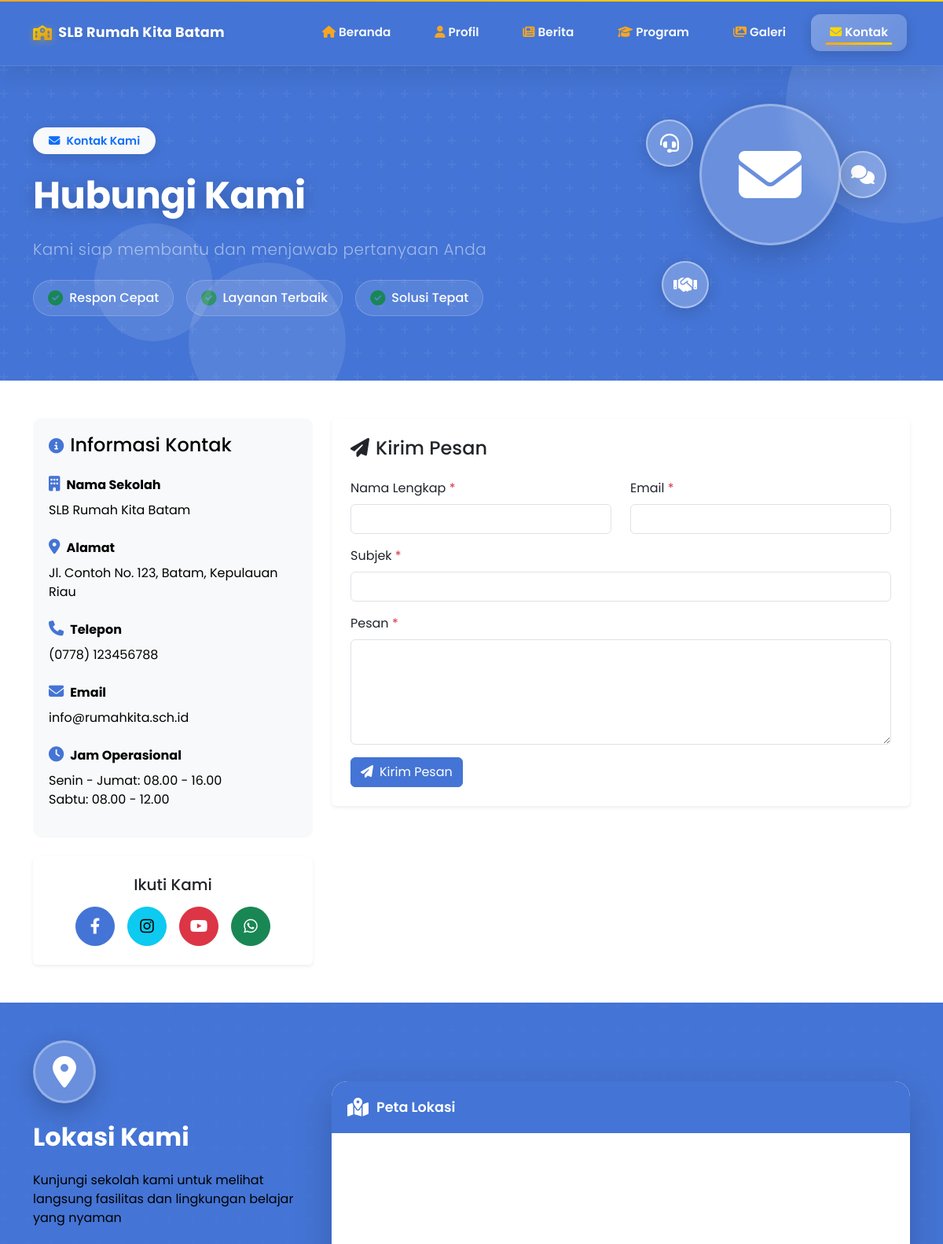
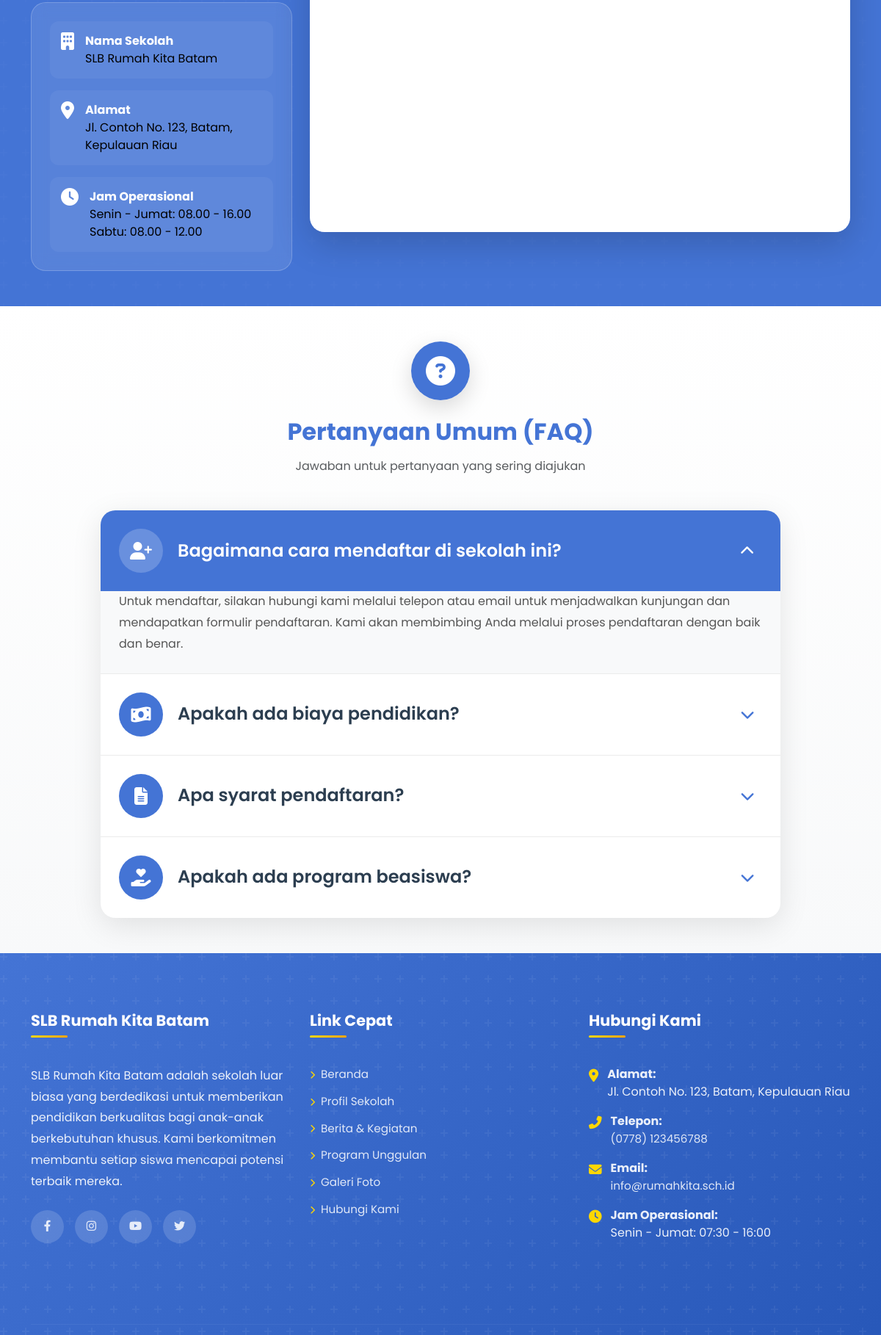
The page /kontak.php (upper part) on the database its author committed (2 pictures, top to bottom).
### tables this page shows
CREATE TABLE `pengaturan` (
  `id` int(11) NOT NULL,
  `nama_sekolah` varchar(255) NOT NULL DEFAULT 'SLB Rumah Kita Batam',
  `alamat` text DEFAULT NULL,
  `telepon` varchar(50) DEFAULT NULL,
  `email` varchar(100) DEFAULT NULL,
  `logo` varchar(255) DEFAULT NULL,
  `maps_embed` text DEFAULT NULL,
  `facebook` varchar(255) DEFAULT NULL,
  `instagram` varchar(255) DEFAULT NULL,
  `youtube` varchar(255) DEFAULT NULL,
  `whatsapp` varchar(50) DEFAULT NULL,
  `meta_title` varchar(255) DEFAULT NULL,
  `meta_description` text DEFAULT NULL,
  `meta_keywords` text DEFAULT NULL,
  `footer_text` text DEFAULT NULL,
  `updated_at` timestamp NOT NULL DEFAULT current_timestamp() ON UPDATE current_timestamp()
);

### kontak.php (the view, shortened to what the rows shown need)
<?php
require_once 'includes/header.php';
?>
<section class="elegant-header-section position-relative overflow-hidden">
    <div class="container position-relative">
        <div class="row align-items-center py-5">
            <div class="col-lg-8">
                <h1 class="fw-bold mb-4 text-white animate-title">
                    Hubungi Kami
                </h1>
            </div>
        </div>
    </div>
</section>
<section class="py-5">
    <div class="container">
        <div class="row">
            <div class="col-lg-4 mb-4 mb-lg-0">
                <div class="contact-info mb-4">
                    <div class="mb-4">
                        <p class="mb-2"><strong><i class="fas fa-building me-2"></i>Nama Sekolah</strong></p>
                        <p><?php echo htmlspecialchars($pengaturan['nama_sekolah']); ?></p>
                    </div>
                    <div class="mb-4">
                        <p class="mb-2"><strong><i class="fas fa-map-marker-alt me-2"></i>Alamat</strong></p>
                        <p><?php echo nl2br(htmlspecialchars($pengaturan['alamat'])); ?></p>
                    </div>
                    <div class="mb-4">
                        <p class="mb-2"><strong><i class="fas fa-phone me-2"></i>Telepon</strong></p>
                        <p><?php echo htmlspecialchars($pengaturan['telepon']); ?></p>
                    </div>
                    <div class="mb-4">
                        <p class="mb-2"><strong><i class="fas fa-envelope me-2"></i>Email</strong></p>
                        <p><?php echo htmlspecialchars($pengaturan['email']); ?></p>
                    </div>
                </div>
            </div>
        </div>
    </div>
</section>
<section class="location-section py-5 position-relative overflow-hidden">
    <div class="container">
        <div class="row align-items-center">
            <div class="col-lg-4 mb-4 mb-lg-0">
                <div class="location-info">
                    <h2 class="fw-bold mb-4 text-white">Lokasi Kami</h2>
                    <div class="location-details">
                        <div class="detail-item mb-3">
                            <div>
                                <strong class="text-white">Nama Sekolah</strong>
                                <p class="text-white-75 mb-0"><?php echo htmlspecialchars($pengaturan['nama_sekolah']); ?></p>
                            </div>
                        </div>
                        <div class="detail-item mb-3">
                            <div>
                                <strong class="text-white">Alamat</strong>
                                <p class="text-white-75 mb-0"><?php echo nl2br(htmlspecialchars($pengaturan['alamat'])); ?></p>
                            </div>
                        </div>
                    </div>
                </div>
            </div>
        </div>
    </div>
</section>
<section class="faq-section py-5">
    <div class="container">
        <div class="text-center mb-5">
            <h2 class="fw-bold mb-3" style="color: var(--primary-color);">Pertanyaan Umum (FAQ)</h2>
        </div>
    </div>
</section>
<?php require_once 'includes/footer.php'; ?>

### includes/header.php (shortened to what the rows shown need)
<?php
require_once 'config/database.php';
$pengaturan = fetchOne("SELECT * FROM pengaturan WHERE id = 1");
?>
<!DOCTYPE html>
<html lang="id">
<head>
    <link href="https://cdn.jsdelivr.net/npm/bootstrap@5.3.0/dist/css/bootstrap.min.css" rel="stylesheet">
    <link href="https://cdnjs.cloudflare.com/ajax/libs/font-awesome/6.4.0/css/all.min.css" rel="stylesheet">
</head>
<body>
    <nav class="navbar navbar-expand-lg navbar-dark sticky-top" id="mainNavbar">
        <div class="container">
            <a class="navbar-brand" href="index.php">
                <i class="fas fa-school me-2"></i>
                <span><?php echo htmlspecialchars($pengaturan['nama_sekolah'] ?? 'SLB Rumah Kita Batam'); ?></span>
            </a>
        </div>
    </nav>

### includes/footer.php (shortened to what the rows shown need)
<?php
require_once 'config/database.php';
$pengaturan = fetchOne("SELECT * FROM pengaturan WHERE id = 1");
?>
<footer class="footer">
        <div class="container position-relative">
            <div class="row">
                <div class="col-lg-4 col-md-6 mb-5">
                    <div class="footer-about">
                        <h5><?php echo htmlspecialchars($pengaturan['nama_sekolah']); ?></h5>
                        <p class="mt-4">
                            SLB Rumah Kita Batam adalah sekolah luar biasa yang berdedikasi untuk memberikan pendidikan berkualitas bagi anak-anak berkebutuhan khusus. Kami berkomitmen membantu setiap siswa mencapai potensi terbaik mereka.
                        </p>
                        <div class="social-icons">
                            <a href="#" title="Facebook" data-bs-toggle="tooltip" data-bs-placement="top">
                            </a>
                            <a href="#" title="Instagram" data-bs-toggle="tooltip" data-bs-placement="top">
                            </a>
                            <a href="#" title="YouTube" data-bs-toggle="tooltip" data-bs-placement="top">
                            </a>
                            <a href="#" title="Twitter" data-bs-toggle="tooltip" data-bs-placement="top">
                            </a>
                        </div>
                    </div>
                </div>
                <div class="col-lg-4 col-md-6 mb-5">
                    <div class="footer-contact">
                        <div class="mt-4">
                            <div class="contact-item">
                                <i class="fas fa-map-marker-alt"></i>
                                <div>
                                    <strong>Alamat:</strong><br>
                                    <?php echo nl2br(htmlspecialchars($pengaturan['alamat'])); ?>
                                </div>
                            </div>
                            <div class="contact-item">
                                <div>
                                    <strong>Telepon:</strong><br>
                                    <a href="tel:<?php echo htmlspecialchars($pengaturan['telepon']); ?>" style="margin-left: 0;">
                                        <?php echo htmlspecialchars($pengaturan['telepon']); ?>
                                    </a>
                                </div>
                            </div>
                            <div class="contact-item">
                                <div>
                                    <strong>Email:</strong><br>
                                    <a href="mailto:<?php echo htmlspecialchars($pengaturan['email']); ?>" style="margin-left: 0;">
                                        <?php echo htmlspecialchars($pengaturan['email']); ?>
                                    </a>
                                </div>
                            </div>
                        </div>
                    </div>
                </div>
            </div>
        </div>
    </footer>
</body>
</html>

### rows shown on the page
pengaturan: nama_sekolah "SLB Rumah Kita Batam", alamat "Jl. Contoh No. 123, Batam, Kepulauan Riau", telepon "(0778) 123456788", email "info@rumahkita.sch.id"
